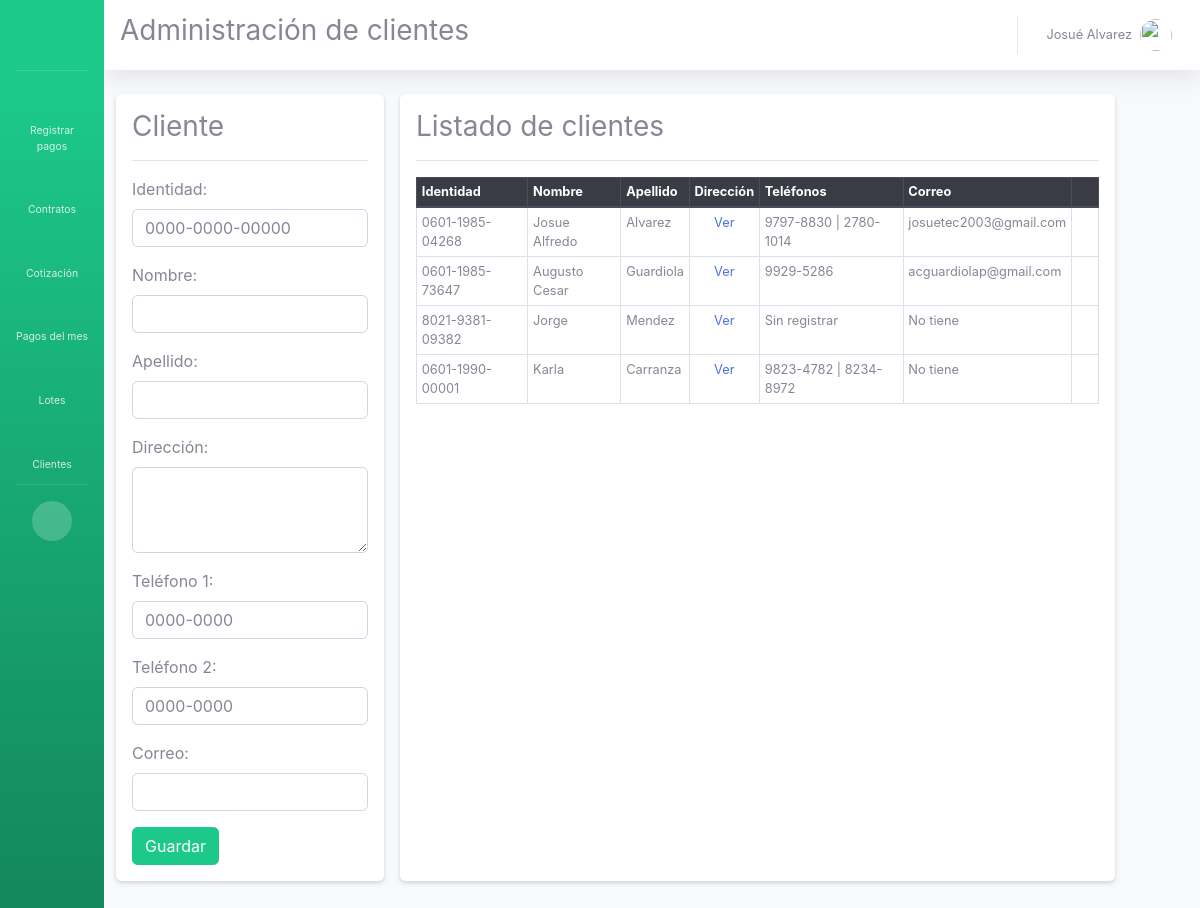
Screenshot of /s/clientes/ (signed in) with the database file from the repository.
### app_control_pagos/models.py (models this page shows, shortened)
class Cliente(models.Model):
  identidad = models.CharField(max_length=15, primary_key=True)
  nombre = models.CharField(max_length=20)
  apellido = models.CharField(max_length=20)
  direccion = models.CharField('Dirección', max_length=150)
  telefono1 = models.CharField('Teléfono 1', max_length=10, null=True, blank=True)
  telefono2 = models.CharField('Teléfono 2', max_length=10, null=True, blank=True)
  email = models.EmailField('Correo', null=True, blank=True)

### app_control_pagos/views.py (the view)
# urls.py: path('clientes/', views.clientes, name="clientes"),
@login_required
def clientes(request, id = None):
  if id:
    cliente = Cliente.objects.get(pk=id)
    form = ClienteForm(instance = cliente)
  else:
    form = ClienteForm()
  clientes = Cliente.objects.all()
  ctx = {
    'form': form,
    'clientes': clientes,
    'id': id
  }
  return render(request, 'app_pagos/clientes.html', ctx)

### app_control_pagos/forms.py
class ClienteForm(ModelForm):
  class Meta:
    model = Cliente
    fields = '__all__'
    widgets = {
      'identidad': forms.TextInput(attrs={'class': 'form-control', 'placeholder': '0000-0000-00000'}),
      'nombre': forms.TextInput(attrs={'class': 'form-control'}),
      'apellido': forms.TextInput(attrs={'class': 'form-control',}),
      'direccion': forms.Textarea(attrs={'class': 'form-control', 'rows': '3'}),
      'telefono1': forms.TextInput(attrs={'class': 'form-control', 'placeholder': '0000-0000'}),
      'telefono2': forms.TextInput(attrs={'class': 'form-control', 'placeholder': '0000-0000'}),
      'email': forms.EmailInput(attrs={'class': 'form-control'})
    }

### app_control_pagos/templates/app_pagos/clientes.html (shortened to what this page needs)
{% extends "base.html" %}
{% block title_content %}
Administración de clientes
{% endblock %}
{% block content %}
<div class="row">
  {% if user.is_superuser %}
  <div class="col-md-3 shadow-sm p-3 mb-5 mr-3 bg-white rounded">
    <h3>Cliente</h3>
    <hr>
    {% if id %}
    <form action="{% url 'pagos:guardar_cliente' id %}" method="post">
    {% else %}
    <form action="{% url 'pagos:agregar_cliente' %}" method="post">
    {% endif %}
      {{ form.as_p }}
      <input type="submit" value="Guardar" class="btn btn-success">
    </form>
  </div>
  {% endif %}
  <div class="col-md-8 shadow-sm p-3 mb-5 bg-white rounded">
    <h3>Listado de clientes</h3>
    <hr>
    <table class="table table-sm table-bordered table-font-small">
      <thead class="thead-dark">
        <tr>
          <th>Identidad</th>
          <th>Nombre</th>
          <th>Apellido</th>
          <th>Dirección</th>
          <th>Teléfonos</th>
          <th>Correo</th>
          <th></th>
        </tr>
        <tbody>
          {% for cliente in clientes %}
          <tr>
            <td>{{ cliente.identidad }}</td>
            <td>{{ cliente.nombre }}</td>
            <td>{{ cliente.apellido }}</td>
            <td class="text-center"><a href="#" data-toggle="tooltip" data-placement="top" title="{{ cliente.direccion }}">Ver</a></td>
            <td class="text-left">
              {% if cliente.telefono1 and cliente.telefono2 %}
                {{ cliente.telefono1 }} | {{ cliente.telefono2 }}
              {% elif cliente.telefono1 %}
                {{ cliente.telefono1 }}
              {% elif cliente.telefono2 %}
                {{ cliente.telefono2 }}
              {% else %}
                Sin registrar
              {% endif %}
            </td>
            <td>{% if cliente.email %}{{ cliente.email }}{% else %}No tiene{% endif %}</td>
            <td><a href="{% url 'pagos:editar_cliente' cliente.identidad %}"><i class="fas fa-fw fa-edit"></i></a></td>
          </tr>
          {% endfor %}
        </tbody>
      </thead>
    </table>
  </div>
</div>
{% endblock %}

### global_templates/base.html (shortened to what this page needs)
<!DOCTYPE html>
<html lang="en">
<head>
  {% load static %}
  <link href="{% static 'vendor/fontawesome-free/css/all.min.css' %} " rel="stylesheet">
  <link href="{% static 'bootstrap/css/bootstrap.css' %}" rel="stylesheet">
  <link href="{% static 'bootstrap/css/sb-admin-2.css' %}" rel="stylesheet">
  <link href="{% static 'jquery-ui/css/chosen.min.css' %}" rel="stylesheet">
</head>
<body id="page-top">
  <div id="wrapper">
    <ul class="navbar-nav bg-gradient-success sidebar sidebar-dark accordion toggled" id="accordionSidebar">
      <a class="sidebar-brand d-flex align-items-center justify-content-center" href="index.html">
      </a>
      <hr class="sidebar-divider">
      {% if user.is_superuser %}
      <li class="nav-item">
        <a class="nav-link" href="{% url 'pagos:registrar_pago' %}">
          <i class="fas fa-fw fa-cash-register"></i>
          <span>Registrar pagos</span>
        </a>
      </li>
      {% endif %}
      <li class="nav-item">
        <a class="nav-link" href="{% url 'pagos:contrato' 'todos' %}">
          <i class="fas fa-fw fa-file-alt"></i>
          <span>Contratos</span>
        </a>
      </li>
      <li class="nav-item">
        <a class="nav-link" href="{% url 'pagos:cotizacion_view' %}">
          <i class="fas fa-fw fa-scroll"></i>
          <span>Cotización</span>
        </a>
      </li>
      <li class="nav-item">
        <a class="nav-link" href="{% url 'pagos:pagos_del_mes' %}">
          <i class="fas fa-fw fa-dollar-sign"></i>
          <span>Pagos del mes</span>
        </a>
      </li>
      {% if user.is_superuser %}
      <li class="nav-item">
        <a class="nav-link" href="{% url 'pagos:lotes' %}">
          <i class="fas fa-fw fa-map-signs"></i>
          <span>Lotes</span>
        </a>
      </li>
      {% endif %}
      <li class="nav-item">
        <a class="nav-link" href="{% url 'pagos:clientes' %}">
          <i class="fas fa-fw fa-users"></i>
          <span>Clientes</span>
        </a>
      </li>
      <hr class="sidebar-divider d-none d-md-block">
      <div class="text-center d-none d-md-inline">
        <button class="rounded-circle border-0" id="sidebarToggle"></button>
      </div>
    </ul>
    <div id="content-wrapper" class="d-flex flex-column">
      <div id="content">
        <nav class="navbar navbar-expand navbar-light bg-white topbar mb-4 static-top shadow">
          <h3>{% block title_content %}{% endblock  %}</h3>
          <ul class="navbar-nav ml-auto">
            <li class="nav-item dropdown no-arrow">
              <a class="nav-link dropdown-toggle" href="#" id="userDropdown" role="button" data-toggle="dropdown" aria-haspopup="true" aria-expanded="false">
                <span class="mr-2 d-none d-lg-inline text-gray-600 small">{{ user.get_full_name }}</span>
                <img class="img-profile rounded-circle" src="{% static 'images/avatar.png' %}">
              </a>
            </li>
          </ul>
        </nav>
        <div class="container-fluid">
        {% block content %}
        {% endblock %}
        </div>
      </div>
    </div>
  </div>
</body>
</html>

### global_templates/base.html (style rules this page uses)
.table-font-small { font-size: 0.8em }

### rows the page displays
Cliente: identidad "0601-1985-04268", nombre "Josue Alfredo", apellido "Alvarez", telefono1 "9797-8830", telefono2 "2780-1014", email "josuetec2003@gmail.com"
Cliente: identidad "0601-1985-73647", nombre "Augusto Cesar", apellido "Guardiola", telefono1 "9929-5286", email "acguardiolap@gmail.com"
Cliente: identidad "8021-9381-09382", nombre "Jorge", apellido "Mendez", shows "Sin registrar", shows "No tiene"
Cliente: identidad "0601-1990-00001", nombre "Karla", apellido "Carranza", telefono1 "9823-4782", telefono2 "8234-8972", shows "No tiene"

### other values shown
{{ user.get_full_name }} "Josué Alvarez"
